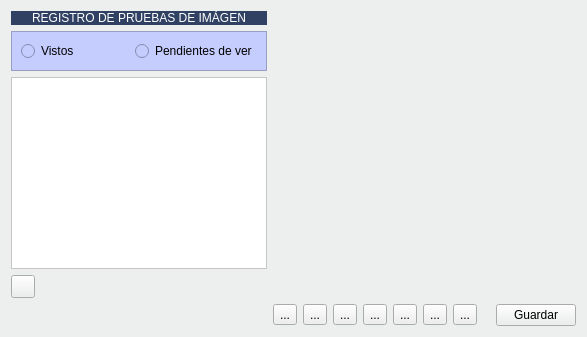
        <widget class="QWidget" name="tab_6">
         <property name="styleSheet">
          <string notr="true">background-color: #ecefed;</string>
         </property>
         <attribute name="title">
          <string>D. Imagen</string>
         </attribute>
         <layout class="QGridLayout" name="gridLayout_31">
          <item row="3" column="0">
           <widget class="QToolButton" name="toolButton_22">
            <property name="toolTip">
             <string>Ver Imagen</string>
            </property>
            <property name="text">
             <string/>
            </property>
            <property name="icon">
             <iconset resource="../maya.qrc">
              <normaloff>:/Icons/PNG/XRay.png</normaloff>:/Icons/PNG/XRay.png</iconset>
            </property>
           </widget>
          </item>
          <item row="1" column="0">
           <widget class="QFrame" name="frame_17">
            <property name="styleSheet">
             <string notr="true">background-color: rgb(197, 205, 255);</string>
            </property>
            <property name="frameShape">
             <enum>QFrame::StyledPanel</enum>
            </property>
            <property name="frameShadow">
             <enum>QFrame::Raised</enum>
            </property>
            <layout class="QHBoxLayout" name="horizontalLayout_10">
             <item>
              <widget class="QRadioButton" name="radioButton_14">
               <property name="text">
                <string>Vistos</string>
               </property>
               <property name="checked">
                <bool>false</bool>
               </property>
              </widget>
             </item>
             <item>
              <widget class="QRadioButton" name="radioButton_15">
               <property name="text">
                <string>Pendientes de ver</string>
               </property>
               <property name="checked">
                <bool>false</bool>
               </property>
              </widget>
             </item>
            </layout>
           </widget>
          </item>
          <item row="0" column="0">
           <widget class="QLabel" name="label_49">
            <property name="styleSheet">
             <string notr="true">background: #304163;
color: rgb(255,255,255);</string>
            </property>
            <property name="text">
             <string>REGISTRO DE PRUEBAS DE IMÁGEN</string>
            </property>
            <property name="alignment">
             <set>Qt::AlignCenter</set>
            </property>
           </widget>
          </item>
          <item row="2" column="0">
           <widget class="QColumnView" name="columnView_5">
            <property name="styleSheet">
             <string notr="true">background-color: rgb(255, 255, 255);</string>
            </property>
           </widget>
          </item>
          <item row="4" column="1">
           <layout class="QHBoxLayout" name="horizontalLayout_11">
            <item>
             <widget class="QToolButton" name="toolButton_19">
              <property name="text">
               <string>...</string>
              </property>
             </widget>
            </item>
            <item>
             <widget class="QToolButton" name="toolButton_21">
              <property name="text">
               <string>...</string>
              </property>
             </widget>
            </item>
            <item>
             <widget class="QToolButton" name="toolButton_23">
              <property name="text">
               <string>...</string>
              </property>
             </widget>
            </item>
            <item>
             <widget class="QToolButton" name="toolButton_24">
              <property name="text">
               <string>...</string>
              </property>
             </widget>
            </item>
            <item>
             <widget class="QToolButton" name="toolButton_25">
              <property name="text">
               <string>...</string>
              </property>
             </widget>
            </item>
            <item>
             <widget class="QToolButton" name="toolButton_26">
              <property name="text">
               <string>...</string>
              </property>
             </widget>
            </item>
            <item>
             <widget class="QToolButton" name="toolButton_27">
              <property name="text">
               <string>...</string>
              </property>
             </widget>
            </item>
            <item>
             <spacer name="horizontalSpacer_5">
              <property name="orientation">
               <enum>Qt::Horizontal</enum>
              </property>
              <property name="sizeHint" stdset="0">
               <size>
                <width>13</width>
                <height>20</height>
               </size>
              </property>
             </spacer>
            </item>
            <item>
             <widget class="QPushButton" name="pushButton_9">
              <property name="text">
               <string>Guardar</string>
              </property>
             </widget>
            </item>
           </layout>
          </item>
          <item row="0" column="1" rowspan="3">
           <widget class="QLabel" name="label_50">
            <property name="text">
             <string/>
            </property>
            <property name="pixmap">
             <pixmap resource="../maya.qrc">:/Icons/jpg/rx.jpg</pixmap>
            </property>
            <property name="scaledContents">
             <bool>true</bool>
            </property>
           </widget>
          </item>
         </layout>
        </widget>
